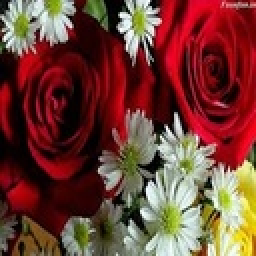
%> input picture image_processing_gon/stego_prop/bpcs/draft7_spa/256_p.jpg, 128 x 128 px, shrunk from 256 x 256 before the run (shown 2 times larger)
$ octave practice4.m   (GNU Octave 9; MATLAB toolbox functions it lacks are replaced by stand-ins)
%> lines starting %> are read from the running program, lines starting %| are printed output that depends on the picture
### image_processing_gon/stego_prop/bpcs/draft7_spa/pbc_to_cgc3.m
function mat_o = pbc_to_cgc(carr)

[m,n] = size(carr);
mat_o = zeros(size(carr));
for i=1:m
    for j=1:n
        %         for k=1:p
        m1=de2bi(carr(i,j),8,'left-msb');
        gry = zeros(1,8);
        gry(8)=m1(8);
        for s=7:-1:1
            gry(1,s)=xor(gry(1,s+1),m1(1,s));          % conversion from pbc to cgc
        end
        mat_o(i,j)=bi2de(gry,'left-msb');               % bit plane formation
        %         end
    end
end


end

### image_processing_gon/stego_prop/bpcs/draft7_spa/practice4.m
clc
clear
% a = double(rgb2gray(imread('/Users/INNOCENTBOY/Documents/MATLAB/pic/4.2.04.tiff')));
im = double((imread('256_p.jpg')));

% a = imo(:,:,3);
[M ,N,pll] = size(im);
%> M = 128; N = 128; pll = 3
a = im(:,:,pll);
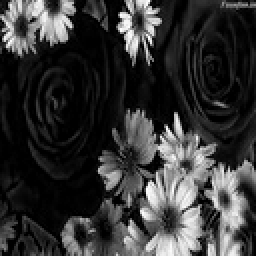
%> a: size 128x128 double (shown 2 times larger); min 0, max 255, mean 52.9
counttotal= 0;
%> (the run ends here)
